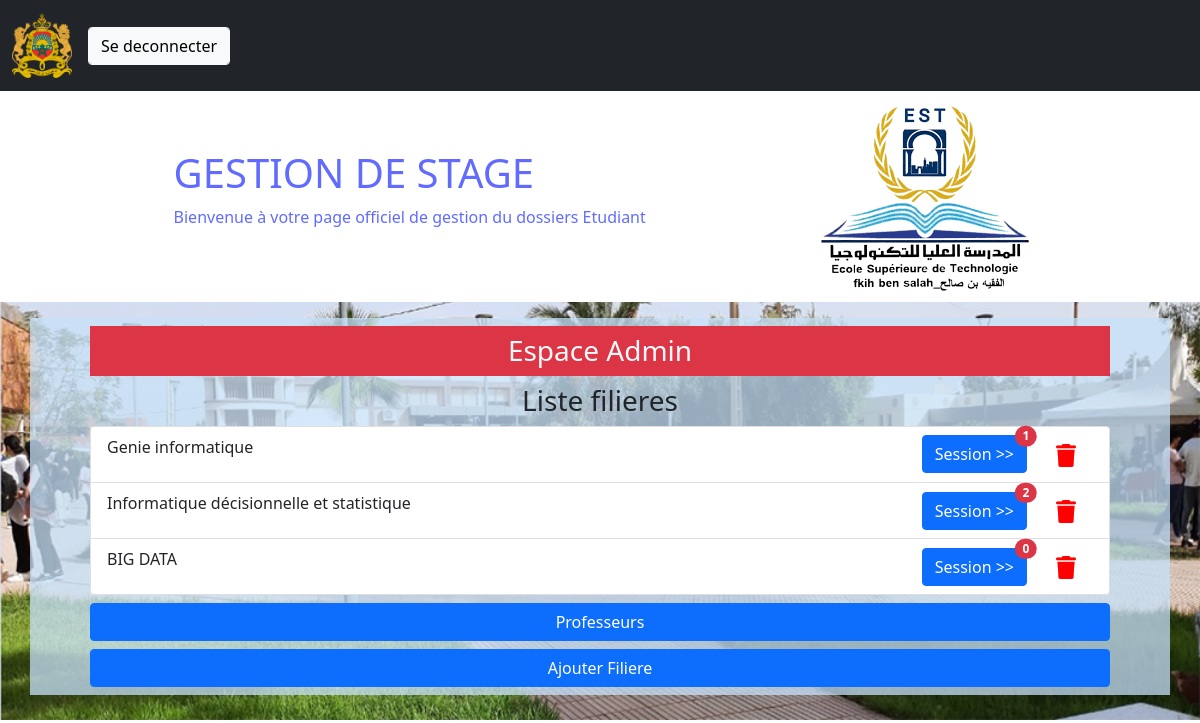
/filiereAdmin/ (signed in), run on the app's committed database.
### manager/models.py (models this page shows, shortened)
class Filiere(models.Model):
    Nom_filiere = models.CharField(max_length=100, unique=True)

### manager/views.py (the view)
# urls.py: path('filiereAdmin/', views.filieresAdmin, name='filiereAdmin'),
def filieresAdmin(request):
    if request.user.is_authenticated and request.user.role == 'ADMIN':
        filieres = Filiere.objects.all()
        cs=[]
        for filiere in filieres:
            cs.append({'filiere' :filiere, 'number':Prof_Filiere.objects.filter(filiere=filiere).count()})
        context={'filieres':cs, 'user_name':request.user.username,  'first_name':request.user.first_name, 'last_name':request.user.last_name}
        return render(request, 'manager/filiereAdmin.html', context=context)

### templates/manager/filiereAdmin.html (shortened to what this page needs)
{% extends 'manager/base.html' %}
{% load static %}
{% block content %}
<div class="form container">
  <h3 class="text-light bg-danger p-2">Espace Admin</h3>
  <h3>Liste filieres</h3>
  <ul class="list-group">
    {% if filieres %}
    {% for Filier in filieres %}
    <li class="d-flex justify-content-between list-group-item">
      <div>{{ Filier.filiere.Nom_filiere }}</div>
      <div class="d-flex justify-content-center align-items-center ">
      <div class="mx-1">
        <a class="mx-2 position-relative btn btn-primary" href="{% url 'updateFiliere' Filier.filiere.pk %}">
          Session >>
          <span class="position-absolute top-0 start-100 translate-middle badge rounded-pill bg-danger">
            {{Filier.number}}
          </span>
        </a>
      </div>
      <form action="{% url 'deleteFiliere' Filier.filiere.pk %}" method="post">
        <button class="mx-1 btn btn-outline "  type="submit" onclick="confirmDeletion(event, '{{ Filier.filiere.pk }}')">
          <img src="{% static 'icons/trash-solid.png' %}" alt="edit" width="20">
        </button>
      </form>
    </div>
    </li>
    {%endfor%}
    {% else %}
    <li class="list-group-item">
      <h4 class="text-primary">Pas de Filières</h4>
    </li>
    {%endif%}
  </ul>
  <div class="d-grid gap-2 mt-2">
    <a href="{% url 'listProfs' %}" class="btn btn-primary">Professeurs</a>
  </div>
  <div class="d-grid gap-2 mt-2">
    <a href="{% url 'ajoutFilierAdmin' %}" class="btn btn-primary">Ajouter Filiere</a>
  </div>
</div>
{% endblock content %}

### data on the page
Filiere: filiere.Nom_filiere "Genie informatique", number "1"
Filiere: filiere.Nom_filiere "Informatique décisionnelle et statistique", number "2"
Filiere: filiere.Nom_filiere "BIG DATA", number "0"
